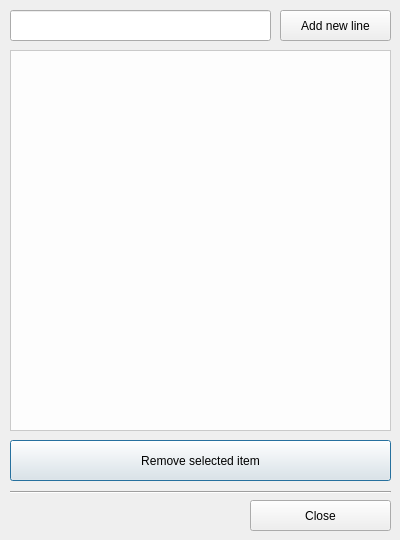
<?xml version="1.0" encoding="UTF-8"?>
<ui version="4.0">
 <class>Dlg_EditListClass</class>
 <widget class="QDialog" name="Dlg_EditListClass">
  <property name="windowModality">
   <enum>Qt::WindowModal</enum>
  </property>
  <property name="geometry">
   <rect>
    <x>0</x>
    <y>0</y>
    <width>400</width>
    <height>540</height>
   </rect>
  </property>
  <property name="minimumSize">
   <size>
    <width>400</width>
    <height>540</height>
   </size>
  </property>
  <property name="maximumSize">
   <size>
    <width>400</width>
    <height>540</height>
   </size>
  </property>
  <property name="windowTitle">
   <string>Edit item list</string>
  </property>
  <widget class="MoveListWidget" name="listItems">
   <property name="geometry">
    <rect>
     <x>10</x>
     <y>50</y>
     <width>381</width>
     <height>381</height>
    </rect>
   </property>
   <property name="styleSheet">
    <string notr="true">background-color: rgba(255, 255, 255, 230);</string>
   </property>
  </widget>
  <widget class="QPushButton" name="btnRemove">
   <property name="geometry">
    <rect>
     <x>10</x>
     <y>440</y>
     <width>381</width>
     <height>41</height>
    </rect>
   </property>
   <property name="cursor">
    <cursorShape>PointingHandCursor</cursorShape>
   </property>
   <property name="text">
    <string>Remove selected item</string>
   </property>
  </widget>
  <widget class="QPushButton" name="btnClose">
   <property name="geometry">
    <rect>
     <x>250</x>
     <y>500</y>
     <width>141</width>
     <height>31</height>
    </rect>
   </property>
   <property name="cursor">
    <cursorShape>PointingHandCursor</cursorShape>
   </property>
   <property name="text">
    <string>Close</string>
   </property>
  </widget>
  <widget class="Line" name="line">
   <property name="geometry">
    <rect>
     <x>10</x>
     <y>490</y>
     <width>381</width>
     <height>5</height>
    </rect>
   </property>
   <property name="orientation">
    <enum>Qt::Horizontal</enum>
   </property>
  </widget>
  <widget class="QPushButton" name="btnAddNew">
   <property name="geometry">
    <rect>
     <x>280</x>
     <y>10</y>
     <width>111</width>
     <height>31</height>
    </rect>
   </property>
   <property name="cursor">
    <cursorShape>PointingHandCursor</cursorShape>
   </property>
   <property name="text">
    <string>Add new line</string>
   </property>
  </widget>
  <widget class="QLineEdit" name="lineEdit">
   <property name="geometry">
    <rect>
     <x>10</x>
     <y>10</y>
     <width>261</width>
     <height>31</height>
    </rect>
   </property>
  </widget>
 </widget>
 <layoutdefault spacing="6" margin="11"/>
 <customwidgets>
  <customwidget>
   <class>MoveListWidget</class>
   <extends>QListWidget</extends>
   <header>MoveListWidget.h</header>
  </customwidget>
 </customwidgets>
 <tabstops>
  <tabstop>btnClose</tabstop>
  <tabstop>lineEdit</tabstop>
  <tabstop>btnAddNew</tabstop>
  <tabstop>listItems</tabstop>
  <tabstop>btnRemove</tabstop>
 </tabstops>
 <resources/>
 <connections/>
</ui>
